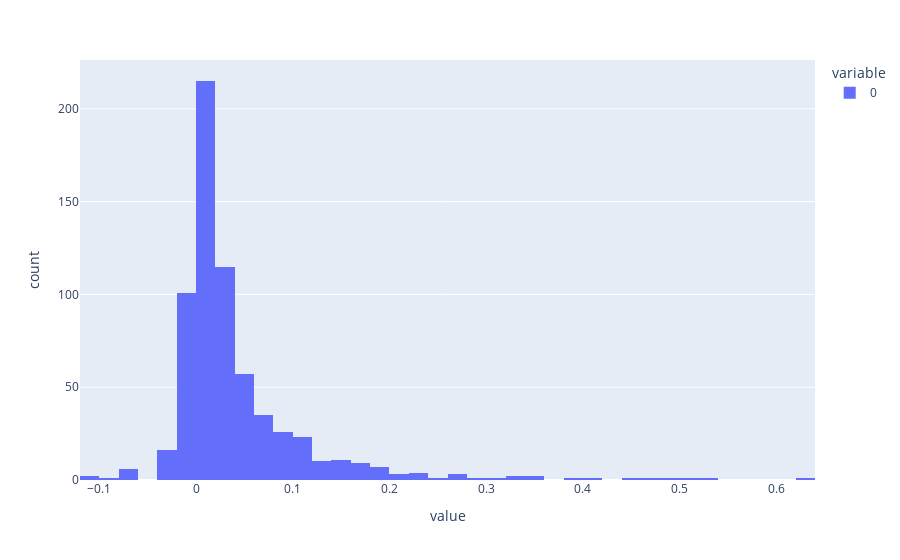

The cell this chart's notebook holds for it:
### Code cell
px.histogram(profits)

### Figure 1 — Plotly figure (JSON) as saved in the notebook; plotly's stock layout.template omitted (floating-point values rounded to 4 significant figures; data arrays with more than 128 entries replaced by an {"elided": "..."} marker saying what was removed)
{"data": [{"alignmentgroup": "True", "bingroup": "x", "hovertemplate": "variable=0<br>value=%{x}<br>count=%{y}<extra></extra>", "legendgroup": "0", "marker": {"color": "#636efa", "pattern": {"shape": ""}}, "name": "0", "offsetgroup": "0", "orientation": "v", "showlegend": true, "type": "histogram", "x": {"elided": "659 float values"}, "xaxis": "x", "yaxis": "y"}], "layout": {"autosize": true, "barmode": "relative", "legend": {"title": {"text": "variable"}, "tracegroupgap": 0}, "margin": {"t": 60}, "xaxis": {"anchor": "y", "autorange": true, "domain": [0, 1], "range": [-0.12, 0.64], "title": {"text": "value"}, "type": "linear"}, "yaxis": {"anchor": "x", "autorange": true, "domain": [0, 1], "range": [0, 226.3], "title": {"text": "count"}}}}
